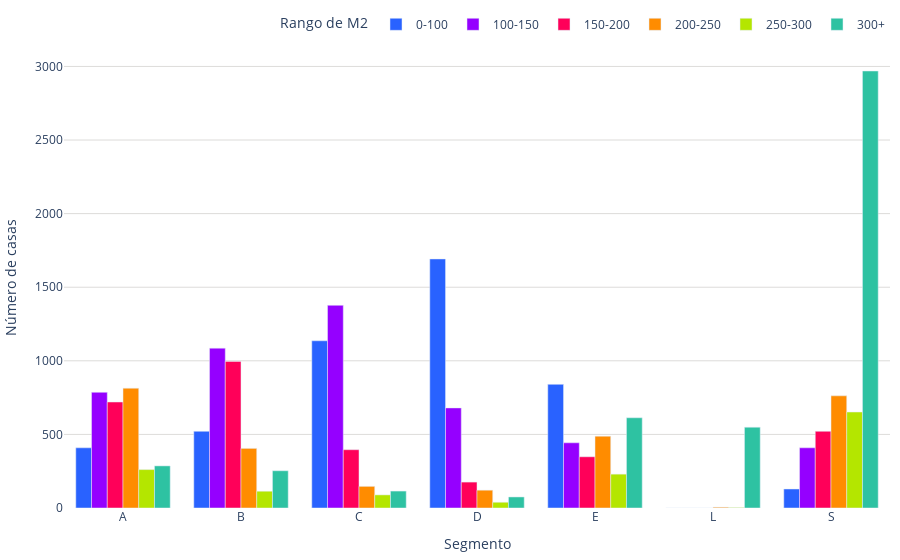

The code cell stored with this chart in its notebook:
### Code cell
def sumar_tablas(dataframes_list):
    tabla_suma = None
    
    for df in dataframes_list:
        tabla_actual = df.groupby(['Metros_construido', 'segmento']).size().unstack(fill_value=0)
        
        if tabla_suma is None:
            tabla_suma = tabla_actual
        else:
            tabla_suma = tabla_suma.add(tabla_actual, fill_value=0)
    
    print("Tabla general de frecuencia:")
    print(tabla_suma)
    
    fig = graficar_tabla(tabla_suma)
    
    # Guardar la gráfica como archivo HTML
    guardar_grafico_como_html(fig, 'g_bar_dist_m2_construidos_puebla', carpeta='graficas')
    
    return fig

colores = ['#2962ff', '#9500ff', '#ff0059', '#ff8c00', '#b4e600', '#2EC2A2','#E50CB6','#4225CF','#2CBA4D']

def graficar_tabla(tabla):  
    segmentos = tabla.index
    banos = tabla.columns
    
    fig = go.Figure()
    
    for i, segmento in enumerate(segmentos):
        color = colores[i % len(colores)]
        fig.add_trace(go.Bar(
            x=banos,
            y=tabla.loc[segmento],
            name=segmento,
            marker_color=color
        ))
    
    fig.update_layout(
        xaxis_title="Segmento",        
        yaxis=dict(
            title='Número de casas',
            gridcolor='#dddcda', # Color de las líneas que dividen los rangos del eje Y
            gridwidth=1,
        ),
        legend_title="Rango de M2",
        barmode='group',
        legend=dict(
            orientation='h',  # Orientación horizontal de la leyenda
            yanchor='bottom',  # Anclar al borde inferior
            y=1.02,  # Colocar la leyenda justo debajo del gráfico
            xanchor='right',
            x=1
        ),
        plot_bgcolor='rgba(0,0,0,0)',  # Color de fondo del gráfico
        margin=dict(l=10, r=10, t=10, b=10),  # Ajusta los márgenes (left, right, top, bottom)
    )    
    
    fig.show()    
    return fig

def guardar_grafico_como_html(fig, nombre_archivo, carpeta='graficas'):
    # Crear la carpeta si no existe
    if not os.path.exists(carpeta):
        os.makedirs(carpeta)
    
    # Guardar la gráfica como archivo HTML en la carpeta especificada
    pio.write_html(fig, f'{carpeta}/{nombre_archivo}.html')
    # pio.write_html(fig, f'{carpeta}/{nombre_archivo}.png')

# Llamar a la función sumar_tablas con la lista de DataFrames como argumento
fig = sumar_tablas(dataframes_list)

### Figure 1 — Plotly figure (JSON) as saved in the notebook; plotly's stock layout.template omitted (floating-point values rounded to 4 significant figures)
{"data": [{"marker": {"color": "#2962ff"}, "name": "0-100", "type": "bar", "x": ["A", "B", "C", "D", "E", "L", "S"], "y": [409, 521, 1136, 1692, 840, 0, 129]}, {"marker": {"color": "#9500ff"}, "name": "100-150", "type": "bar", "x": ["A", "B", "C", "D", "E", "L", "S"], "y": [786, 1086, 1377, 680, 443, 0, 409]}, {"marker": {"color": "#ff0059"}, "name": "150-200", "type": "bar", "x": ["A", "B", "C", "D", "E", "L", "S"], "y": [720, 996, 396, 176, 348, 0, 521]}, {"marker": {"color": "#ff8c00"}, "name": "200-250", "type": "bar", "x": ["A", "B", "C", "D", "E", "L", "S"], "y": [814, 405, 147, 121, 488, 5, 762]}, {"marker": {"color": "#b4e600"}, "name": "250-300", "type": "bar", "x": ["A", "B", "C", "D", "E", "L", "S"], "y": [261, 114, 89, 39, 230, 3, 652]}, {"marker": {"color": "#2EC2A2"}, "name": "300+", "type": "bar", "x": ["A", "B", "C", "D", "E", "L", "S"], "y": [286, 253, 115, 75, 613, 549, 2969]}], "layout": {"barmode": "group", "legend": {"orientation": "h", "title": {"text": "Rango de M2"}, "x": 1, "xanchor": "right", "y": 1.02, "yanchor": "bottom"}, "margin": {"b": 10, "l": 10, "r": 10, "t": 10}, "plot_bgcolor": "rgba(0,0,0,0)", "xaxis": {"title": {"text": "Segmento"}}, "yaxis": {"gridcolor": "#dddcda", "gridwidth": 1, "title": {"text": "Número de casas"}}}}
